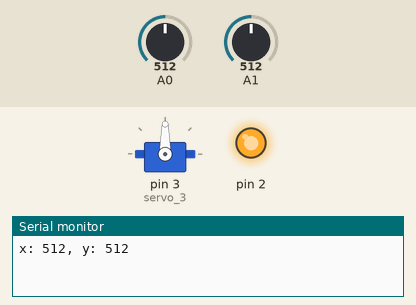
Bench run of a sketch on a simulated Arduino Uno, built with avr-gcc and run on an emulated ATmega328P. On the bench: servo, output pins drawn as LEDs (lit = HIGH), the last lines printed to the serial monitor. The inputs (shaded band) are chosen by the test bench; at power-on: A0 = 512, A1 = 512.

Above: at 1.5 s.
1.6 s: A0 set to 106
At 3.45 s:
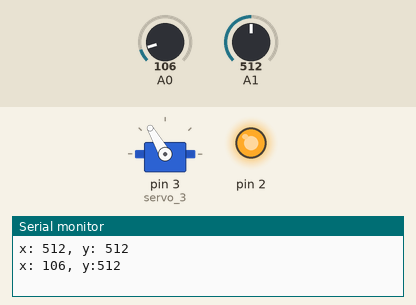
4.6 s: A0 set to 93
At 14.5 s:
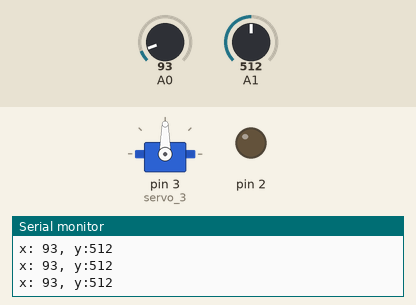
Timing chart, 0 to 15.3 s (numbered marks = the images above; inputs shaded):
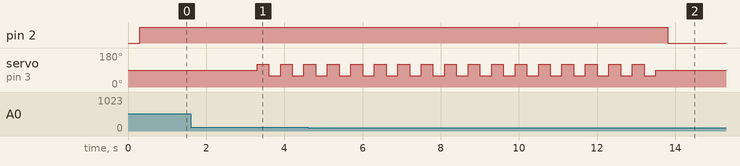

The sketch:

arduino_source_code.ino
```cpp
#include <Servo.h>
int IR1 = 0;
int IR2 = 0;
Servo servo_3;
int counter;
void setup()
{
  pinMode(A0, INPUT);
  pinMode(A1, INPUT);
  Serial.begin(9600);
  pinMode(2, OUTPUT);
  servo_3.attach(3, 500, 2500);
  servo_3.write(90);
  delay(300);
  servo_3.detach();
}
void loop()
{
  IR1 = analogRead(A0);
  IR2 = analogRead(A1);
  Serial.print("x: ");
  Serial.print(analogRead(A0));
  Serial.print(", y: ");
  Serial.println(analogRead(A1));
  if (100 < IR1 && 100 < IR2) {
    digitalWrite(2, HIGH);
    delay(3000);
    IR1 = analogRead(A0);
    IR2 = analogRead(A1);
    Serial.print("x: ");
    Serial.print(analogRead(A0));
    Serial.print(", y:");
    Serial.println(analogRead(A1));
    if (100 < IR1 && 100 < IR2) {
      servo_3.attach(3, 500, 2500);
      for (counter = 0; counter < 17; ++counter) {
        servo_3.write(120);
        delay(300);
        servo_3.write(60);
        delay(300);
      }
      servo_3.write(90);
      delay(300);
      servo_3.detach();
    }
    digitalWrite(2, LOW);
    while (!(500 > IR1 && 500 > IR2)) {
      IR1 = analogRead(A0);
      IR2 = analogRead(A1);
      Serial.print("x: ");
      Serial.print(analogRead(A0));
      Serial.print(", y:");
      Serial.println(analogRead(A1));
    }
  }
}
```

Measured:
- the behaviour switches between 101 and 100 on A0 (found by bisection; images 1 and 2)
- by itself, servo on pin 3 (servo_3): repeats every 0.60 s: 120° 0.30 s, 60° 0.30 s, until it stays 90° from 13.5 s
